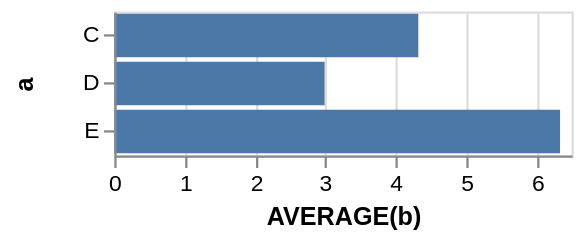

Write the Vega-Lite specification saved for this chart.
### Vega specification from a JSON file in a GitHub repository (floating-point values rounded to 4 significant figures)
{"$schema": "https://vega.github.io/schema/vega/v3.0.json", "autosize": "pad", "padding": 5, "style": "cell", "data": [{"name": "source_0", "values": [{"a": "C", "b": 2}, {"a": "C", "b": 7}, {"a": "C", "b": 4}, {"a": "D", "b": 1}, {"a": "D", "b": 2}, {"a": "D", "b": 6}, {"a": "E", "b": 8}, {"a": "E", "b": 4}, {"a": "E", "b": 7}]}, {"name": "data_0", "source": "source_0", "transform": [{"type": "formula", "expr": "toNumber(datum[\"b\"])", "as": "b"}, {"type": "aggregate", "groupby": ["a"], "ops": ["average"], "fields": ["b"], "as": ["average_b"]}]}], "signals": [{"name": "width", "update": "200"}, {"name": "y_step", "value": 21}, {"name": "height", "update": "bandspace(domain('y').length, 0.1, 0.05) * y_step"}], "marks": [{"name": "marks", "type": "rect", "style": ["bar"], "from": {"data": "data_0"}, "encode": {"update": {"x": {"scale": "x", "field": "average_b"}, "x2": {"scale": "x", "value": 0}, "y": {"scale": "y", "field": "a"}, "height": {"scale": "y", "band": true}, "fill": {"value": "#4c78a8"}}}}], "scales": [{"name": "x", "type": "linear", "domain": {"data": "data_0", "field": "average_b"}, "range": [0, {"signal": "width"}], "round": true, "nice": true, "zero": true}, {"name": "y", "type": "band", "domain": {"data": "data_0", "field": "a", "sort": true}, "range": {"step": {"signal": "y_step"}}, "round": true, "paddingInner": 0.1, "paddingOuter": 0.05}], "axes": [{"scale": "x", "labelOverlap": true, "orient": "bottom", "tickCount": {"signal": "ceil(width/40)"}, "title": "AVERAGE(b)", "zindex": 1}, {"scale": "x", "domain": false, "grid": true, "labels": false, "maxExtent": 0, "minExtent": 0, "orient": "bottom", "tickCount": {"signal": "ceil(width/40)"}, "ticks": false, "zindex": 0, "gridScale": "y"}, {"scale": "y", "orient": "left", "title": "a", "zindex": 1}], "config": {"axis": {"domainColor": "#888", "tickColor": "#888"}, "axisY": {"minExtent": 30}}}
